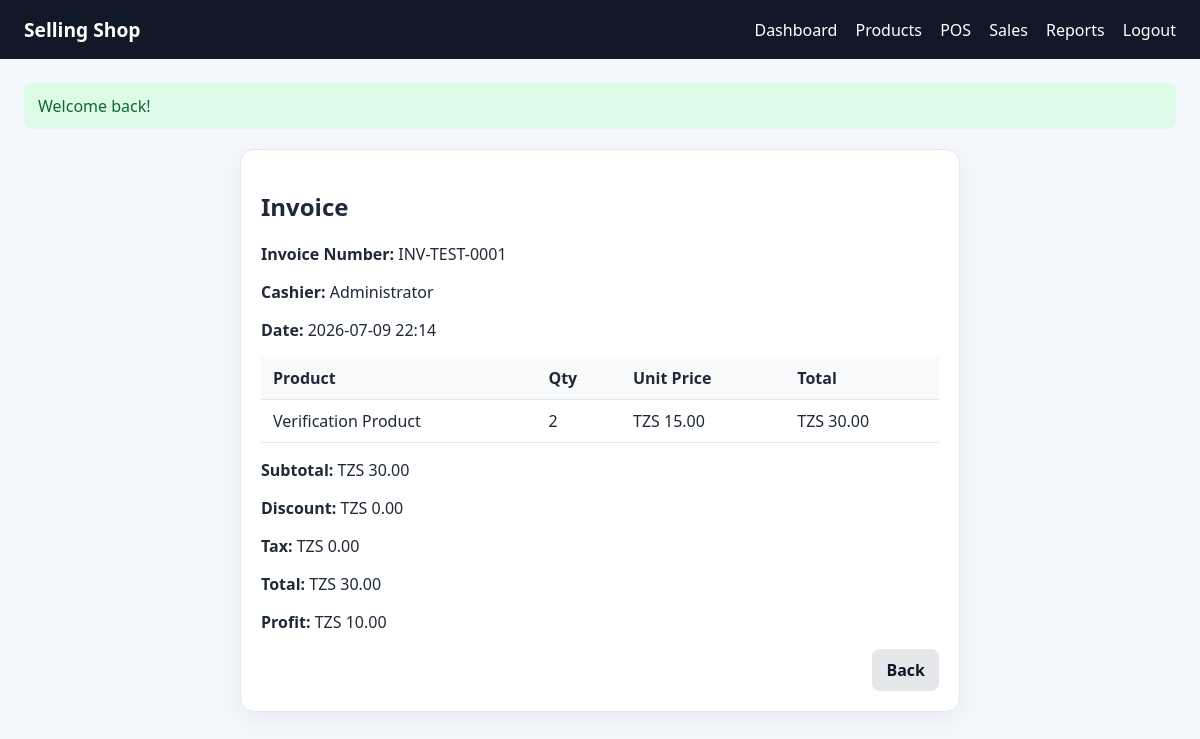
The page /index.php?action=sales/invoice&id=3 (signed in) on the database its author committed.
### tables this page shows
CREATE TABLE sales (
        id INTEGER PRIMARY KEY AUTOINCREMENT,
        invoice_number TEXT NOT NULL UNIQUE,
        cashier_id INTEGER NOT NULL,
        subtotal REAL NOT NULL DEFAULT 0,
        discount REAL NOT NULL DEFAULT 0,
        tax REAL NOT NULL DEFAULT 0,
        total REAL NOT NULL DEFAULT 0,
        revenue REAL NOT NULL DEFAULT 0,
        profit REAL NOT NULL DEFAULT 0,
        payment_method TEXT NOT NULL DEFAULT 'cash',
        status TEXT NOT NULL DEFAULT 'completed',
        created_at DATETIME DEFAULT CURRENT_TIMESTAMP,
        FOREIGN KEY(cashier_id) REFERENCES users(id)
    );

CREATE TABLE users (
        id INTEGER PRIMARY KEY AUTOINCREMENT,
        name TEXT NOT NULL,
        email TEXT NOT NULL UNIQUE,
        password TEXT NOT NULL,
        role TEXT NOT NULL DEFAULT 'cashier',
        created_at DATETIME DEFAULT CURRENT_TIMESTAMP
    );

CREATE TABLE sale_items (
        id INTEGER PRIMARY KEY AUTOINCREMENT,
        sale_id INTEGER NOT NULL,
        product_id INTEGER NOT NULL,
        product_name TEXT NOT NULL,
        quantity INTEGER NOT NULL,
        unit_price REAL NOT NULL,
        buying_price REAL NOT NULL,
        profit REAL NOT NULL,
        total REAL NOT NULL,
        created_at DATETIME DEFAULT CURRENT_TIMESTAMP,
        FOREIGN KEY(sale_id) REFERENCES sales(id),
        FOREIGN KEY(product_id) REFERENCES products(id)
    );

### app/Controllers/Controller.php (called while the page is built, shortened)
<?php
class Controller {
    protected function render(string $view, array $data = []): void {
        extract($data);
        $viewFile = base_path('app/Views/' . str_replace('.', '/', $view) . '.php');
        include base_path('app/Views/partials/header.php');
        include $viewFile;
        include base_path('app/Views/partials/footer.php');
    }
}

### app/Controllers/SaleController.php (called while the page is built, shortened)
<?php
require_once base_path('app/Controllers/Controller.php');
require_once base_path('app/Models/Sale.php');
require_once base_path('app/Models/SaleItem.php');
class SaleController extends Controller {
    public function invoice(): void {
        $sale = (new Sale())->findById((int)($_GET['id'] ?? 0));
        $items = (new SaleItem())->findBySale((int)$sale['id']);
        $this->render('sales/invoice', ['sale' => $sale, 'items' => $items]);
    }
}

### public/index.php (called while the page is built, shortened)
<?php
require_once __DIR__ . '/../config/bootstrap.php';
require_once base_path('app/Controllers/Controller.php');
require_once base_path('app/Controllers/SaleController.php');
$action = $_GET['action'] ?? 'dashboard';
$routes = [
    'dashboard' => ['DashboardController', 'index'],
    'login' => ['AuthController', 'loginForm'],
    'do-login' => ['AuthController', 'login'],
    'logout' => ['AuthController', 'logout'],
    'products' => ['ProductController', 'index'],
    'products/form' => ['ProductController', 'form'],
    'products/save' => ['ProductController', 'save'],
    'products/show' => ['ProductController', 'show'],
    'products/delete' => ['ProductController', 'delete'],
    'products/restore' => ['ProductController', 'restore'],
    'sales/pos' => ['SaleController', 'pos'],
    'sales/add-to-cart' => ['SaleController', 'addToCart'],
    'sales/update-cart' => ['SaleController', 'updateCart'],
    'sales/remove-item' => ['SaleController', 'removeItem'],
    'sales/checkout' => ['SaleController', 'checkout'],
    'sales/cancel' => ['SaleController', 'cancel'],
    'sales/hold' => ['SaleController', 'hold'],
    'sales/resume' => ['SaleController', 'resume'],
    'sales/history' => ['SaleController', 'history'],
    'sales/show' => ['SaleController', 'show'],
    'sales/receipt' => ['SaleController', 'receipt'],
    'sales/invoice' => ['SaleController', 'invoice'],
    'reports' => ['ReportController', 'index'],
];
[$controllerName, $method] = $routes[$action];
$controller = new $controllerName();
$controller->$method();

### config/bootstrap.php (called while the page is built, shortened)
<?php
function base_path(string $path = ''): string {
    return APP_ROOT . ($path ? '/' . ltrim($path, '/') : '');
}
function url(string $path = ''): string {
    $path = ltrim($path, '/');
    return $path ? 'index.php?action=' . $path : 'index.php';
}
function formatCurrency(float $amount): string {
    return 'TZS ' . number_format($amount, 2);
}
function getDb(): PDO {
    static $pdo = null;
    if ($pdo) {
        return $pdo;
    }
    $dbFile = getenv('DB_PATH') ?: base_path('storage/app.sqlite');
    $pdo = new PDO('sqlite:' . $dbFile);
    $pdo->setAttribute(PDO::ATTR_ERRMODE, PDO::ERRMODE_EXCEPTION);
    $pdo->setAttribute(PDO::ATTR_DEFAULT_FETCH_MODE, PDO::FETCH_ASSOC);
    return $pdo;
}

### app/Models/Model.php (called while the page is built, shortened)
<?php
class Model {
    public function __construct() {
        $this->db = getDb();
    }
}

### app/Models/Sale.php (called while the page is built, shortened)
<?php
require_once base_path('app/Models/Model.php');
class Sale extends Model {
    public function findById(int $id): ?array {
        $stmt = $this->db->prepare('SELECT s.*, u.name as cashier_name FROM sales s LEFT JOIN users u ON u.id = s.cashier_id WHERE s.id = :id LIMIT 1');
        $stmt->execute(['id' => $id]);
        $sale = $stmt->fetch();
        return $sale ?: null;
    }
}

### app/Models/SaleItem.php (called while the page is built, shortened)
<?php
require_once base_path('app/Models/Model.php');
class SaleItem extends Model {
    public function findBySale(int $saleId): array {
        $stmt = $this->db->prepare('SELECT * FROM sale_items WHERE sale_id = :sale_id ORDER BY id ASC');
        $stmt->execute(['sale_id' => $saleId]);
        return $stmt->fetchAll();
    }
}

### app/Views/sales/invoice.php (the view)
<div class="card" style="max-width:720px;margin:20px auto;">
    <h2>Invoice</h2>
    <p><strong>Invoice Number:</strong> <?= htmlspecialchars($sale['invoice_number']) ?></p>
    <p><strong>Cashier:</strong> <?= htmlspecialchars($sale['cashier_name'] ?? 'N/A') ?></p>
    <p><strong>Date:</strong> <?= htmlspecialchars(substr($sale['created_at'], 0, 16)) ?></p>
    <table class="table">
        <thead><tr><th>Product</th><th>Qty</th><th>Unit Price</th><th>Total</th></tr></thead>
        <tbody>
        <?php foreach ($items as $item): ?>
            <tr>
                <td><?= htmlspecialchars($item['product_name']) ?></td>
                <td><?= (int)$item['quantity'] ?></td>
                <td><?= formatCurrency((float)$item['unit_price']) ?></td>
                <td><?= formatCurrency((float)$item['total']) ?></td>
            </tr>
        <?php endforeach; ?>
        </tbody>
    </table>
    <p><strong>Subtotal:</strong> <?= formatCurrency((float)$sale['subtotal']) ?></p>
    <p><strong>Discount:</strong> <?= formatCurrency((float)$sale['discount']) ?></p>
    <p><strong>Tax:</strong> <?= formatCurrency((float)$sale['tax']) ?></p>
    <p><strong>Total:</strong> <?= formatCurrency((float)$sale['total']) ?></p>
    <p><strong>Profit:</strong> <?= formatCurrency((float)$sale['profit']) ?></p>
    <div class="right">
        <a class="btn btn-secondary" href="<?= url('sales/history') ?>">Back</a>
    </div>
</div>

### public/assets/styles.css (style rules this page uses)
:root { --bg:#f4f7fb;--card:#fff;--text:#1f2937;--muted:#6b7280;--primary:#2563eb;--accent:#10b981;--danger:#dc2626;--warning:#f59e0b;--border:#e5e7eb }
* { box-sizing:border-box;font-family:Segoe UI,Arial,sans-serif }
body { margin:0;background:var(--bg);color:var(--text) }
.card { background:var(--card);border:1px solid var(--border);border-radius:14px;padding:20px;box-shadow:0 8px 24px rgba(0,0,0,.05);margin-bottom:18px }
.table { width:100%;border-collapse:collapse }
.table th,.table td { padding:10px 12px;border-bottom:1px solid var(--border);text-align:left }
.table th { background:#f9fafb }
.btn { display:inline-block;padding:10px 14px;border:none;border-radius:8px;text-decoration:none;cursor:pointer;font-weight:600 }
.btn-secondary { background:#e5e7eb;color:#111827 }
.right { display:flex;justify-content:flex-end;gap:8px }

### rows shown on the page
sales: invoice_number "INV-TEST-0001", cashier.name "Administrator", created_at "2026-07-09 22:14", subtotal "TZS 30.00", discount "TZS 0.00", tax "TZS 0.00", total "TZS 30.00", profit "TZS 10.00"
sale_items: product_name "Verification Product", quantity "2", unit_price "TZS 15.00", total "TZS 30.00"

### other values the page prints
$message "Welcome back!"
